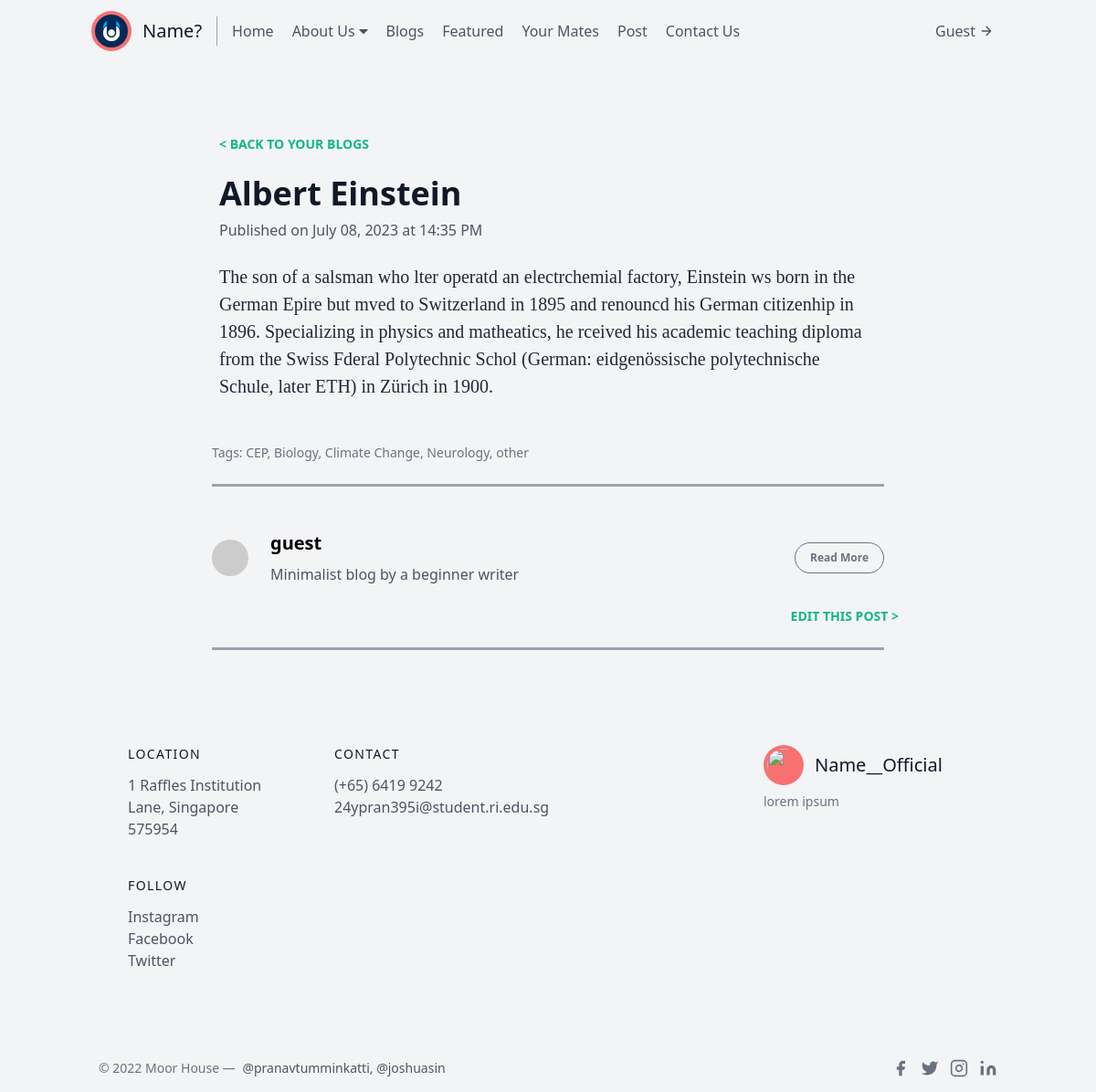
Page /display_personal_post/1 (signed in) on the committed database.
### BlogApp/models.py (models this page shows)
class Profile(db.Model):
  id = db.Column(db.Integer, primary_key = True, unique=True)
  name = db.Column(db.String(50), nullable=False)
  job = db.Column(db.String(100), nullable=False)
  location = db.Column(db.String(200), nullable=False)
  description = db.Column(db.String(500), nullable=False)
  img = db.Column(db.String, default='https://encrypted-tbn0.gstatic.com/images?q=tbn:ANd9GcTWQg6szKAeCYoFlmyOPfBn4BWqa8zc0gEuAw&usqp=CAU')
  fb = db.Column(db.String)
  ig = db.Column(db.String)
  tw = db.Column(db.String)
  user_id = db.Column(db.Integer, db.ForeignKey("auth.id"), nullable=False)
  received_messages = db.relationship("Message",backref="re", foreign_keys="Message.recipient_id")
  sent_messages = db.relationship("Message",backref="se",foreign_keys="Message.sender_id")
  comments = db.relationship("Comment", backref = "commenter", lazy='dynamic')
  blogs = db.relationship("blog_data", backref = "author", lazy='dynamic')
  liked_blogs = db.relationship("liked_blog", secondary="like_blog", backref=db.backref("likers", lazy = "dynamic"))
  disliked_blogs = db.relationship("disliked_blog", secondary="dislike_blog", backref=db.backref("dislikers", lazy = "dynamic"))

class blog_data(db.Model):
  id = db.Column(db.Integer, primary_key = True, unique=True)
  category = db.Column(db.String(50), nullable=False)
  title = db.Column(db.String(100), nullable=False)
  content = db.Column(db.Text(), nullable=False)
  synopsis = db.Column(db.String(), nullable=False)
  date_created = db.Column(db.DateTime, default=datetime.now(), nullable=False)
  img = db.Column(db.String(),nullable=False,default="https://source.unsplash.com/collection/1346951/1000x500?sig={}".format(random.randint(1,51)))
  featured = db.Column(db.Boolean(), nullable=False, default=False)
  views = db.Column(db.Integer, default=0, nullable=False)
  profile_id = db.Column(db.Integer, db.ForeignKey("profile.id"), nullable=False)
  tags = db.relationship("Tag", secondary="tag_blog", backref=db.backref("blogs", lazy = "dynamic"))
  comments = db.relationship("Comment", backref = "blog", lazy='dynamic')

class Tag(db.Model):
  id = db.Column(db.Integer, primary_key = True)
  name = db.Column(db.String(256))
  blog_id = db.Column(db.Integer, db.ForeignKey("blog_data.id"))

### BlogApp/views/blog.py (the view)
@blog.route("/display_personal_post/<id>", methods=['GET', 'POST'])
@login_required
def display_personal_post(id):
    id = str(id)
    post_data = Profile.query.filter_by(id=current_user.id).first().blogs.filter_by(id=id).first()
    if post_data is None:
        flash("No blog with that ID belongs to you! Please check your URL and try again!", 'red')
        return redirect(url_for('profile.personal_blogs'))
    else:
        return render_template('blog/display_personal_post.html', post=post_data)

### BlogApp/models.py (called while the page is built)
@login.user_loader
def load_user(user_id):
    return Auth.query.get(int(user_id))

### BlogApp/templates/blog/display_personal_post.html (shortened to what this page needs)
{% extends "base.html" %}
{% from "_formhelpers.html" import blog_render_field %}
{% block body %}
<body class="bg-gray-100 font-sans leading-normal tracking-normal">
    <div id="progress" class="fixed w-full z-10 h-2 top-0" style="background:linear-gradient(to right, #4dc0b5 var(--scroll), transparent 0);"></div>
    <div class="container w-full md:max-w-3xl mx-auto pt-20">
        <div class="w-full px-4 md:px-6 text-xl text-gray-800 leading-normal" style="font-family:Georgia,serif;">
            <div class="font-sans">
                <p class="text-base md:text-sm text-green-500 font-bold text-left">&lt; <a href="/personal_blogs" class="text-base md:text-sm text-green-500 font-bold no-underline hover:underline">BACK TO YOUR BLOGS</a></p>
                <h1 class="font-bold font-sans break-normal text-gray-900 pt-6 pb-2 text-3xl md:text-4xl">{{ post.title }}</h1>
                <p class="text-sm md:text-base font-normal text-gray-600">Published on {{ post.date_created.strftime("%B %d, %Y at %H:%M %p") }}</p>
            </div>
            <p class="py-6 whitespace-pre-wrap">{{ post.content }}</p>
        </div>
        <div class="text-base md:text-sm text-gray-500 px-4 py-6">
            Tags:
            {% for tag in post.tags %}
                {% if loop.index != loop.length %}
                {{tag.name}},
                {% else %}
                {{tag.name}}
                {% endif %}
            {% endfor %}
        </div>
        <hr class="border-b-2 border-gray-400 mb-6 mx-4">
        <div class="flex w-full items-center font-sans px-4 py-6">
            <img class="w-10 h-10 rounded-full mr-4" src="http://i.pravatar.cc/300" alt="Avatar of Author">
            <div class="flex-1 px-2">
                <p class="text-base font-bold md:text-xl leading-none mb-2">{{ post.author.name }}</p>
                <p class="text-gray-600 text-xs md:text-base">Minimalist blog by a beginner writer</p>
            </div>
            <div class="justify-end">
                <button onclick="window.location.href='/dashboard'" class="bg-transparent border border-gray-500 hover:border-green-500 text-xs text-gray-500 hover:text-green-500 font-bold py-2 px-4 rounded-full">Read More</button>
            </div>
        </div>
        <p class="text-base md:text-sm text-green-500 font-bold mb-6 text-right"><a href="/edit_post/{{ post.id }}" class="text-base md:text-sm text-green-500 font-bold no-underline hover:underline">EDIT THIS POST</a> &gt;</p>
        <hr class="border-b-2 border-gray-400 mb-6 mx-4">
    </div>
</body>
{% endblock %}

### BlogApp/templates/base.html (shortened to what this page needs)
<!DOCTYPE html>
<html lang='en-sg'>
<head>
  <link href="https://unpkg.com/tailwindcss@^2/dist/tailwind.min.css" rel="stylesheet">
</head>
<body>
    {% block header %}
    <header class="text-gray-600 body-font">
        <div class="container mx-auto flex flex-wrap p-3 flex-col md:flex-row items-center">
          <a class="flex title-font font-medium items-center text-gray-900 mb-4 md:mb-0">
            <img src="{{url_for('static', filename='Unveiled.jpg')}}" class="w-11 h-11 text-white p-1 bg-red-400 rounded-full"/>
            <span class="ml-3 text-xl">Name?</span>
          </a>
          <nav class="navbar md:mr-auto md:ml-4 md:py-1 md:pl-4 md:border-l md:border-gray-400	flex flex-wrap items-center text-base justify-center">
            <a href='/' class="mr-5 hover:text-gray-900">Home</a>
            <div class="dropdown mr-5">
              <button id='flash-x' class="dropbtn inline-flex items-center bg-gray-100 border-0 focus:outline-none hover:text-gray-900 rounded text-base">About Us<i class="ml-1 fa fa-caret-down"></i>
              </button>
          </div>
            <a href='/your_blogs' class="mr-5 hover:text-gray-900">Blogs</a>
            <a href='/featured_blogs' class="mr-5 hover:text-gray-900">Featured</a>
            <a href='/your_mates' class="mr-5 hover:text-gray-900">Your Mates</a>
            {% if current_user.is_authenticated %}
              <a href='/create_post' class="mr-5 hover:text-gray-900">Post</a>
            {% endif %}
            <a href='/contact_us' class="mr-5 hover:text-gray-900">Contact Us</a>
          </nav>
          {% if current_user.is_authenticated %}
          <button onclick="window.location.href='/dashboard'" class="inline-flex items-center bg-gray-100 border-0 py-1 px-3 focus:outline-none hover:bg-gray-200 rounded text-base mt-4 md:mt-0">{{ current_user.profile.name|capitalize }}
            <svg fill="none" stroke="currentColor" stroke-linecap="round" stroke-linejoin="round" stroke-width="2" class="w-4 h-4 ml-1" viewBox="0 0 24 24">
              <path d="M5 12h14M12 5l7 7-7 7"></path>
            </svg>
          </button>
          {% endif %}
        </div>
      </header>
      {% endblock %}
      {% block body %}{% endblock %}
        {% block footer %}
        <footer class="text-gray-600 body-font">
          <div class="container px-5 py-20 mx-auto flex md:items-center lg:items-start md:flex-row md:flex-nowrap flex-wrap flex-col">
            <div class="w-64 flex-shrink-0 md:mx-0 mx-auto text-center md:text-left md:mt-0 mt-10">
              <a class="flex title-font font-medium items-center md:justify-start justify-center text-gray-900">
                <img src="{{url_for('static', filename='main icon.jpg')}}" class="w-11 h-11 text-white p-1 bg-red-400 rounded-full"/>
                <span class="ml-3 text-xl">Name__Official</span>
              </a>
              <p class="mt-2 text-sm text-gray-500">lorem ipsum</p>
            </div>
            <div class="flex-grow flex flex-wrap md:pr-20 -mb-10 md:text-left text-center order-first">
              <div class="lg:w-1/4 md:w-1/2 w-full mx-8">
                <h2 class="title-font font-medium text-gray-900 tracking-widest text-sm mb-3">LOCATION</h2>
                <nav class="list-none mb-10">
                  <a href='https://www.google.com.sg/maps/place/Raffles+Institution/@1.3466753,103.8412342,17z/data=!3m1!4b1!4m5!3m4!1s0x31da173fcd2fd3c7:0x8216edf9d591f42e!8m2!3d1.3466753!4d103.8434229' target="_blank" class="text-gray-600 hover:text-gray-800">1 Raffles Institution Lane, Singapore 575954</a>
                </nav>
              </div>
              <div class="lg:w-1/4 md:w-1/2 w-full mx-8">
                <h2 class="title-font font-medium text-gray-900 tracking-widest text-sm mb-3">CONTACT</h2>
                <nav class="list-none mb-10">
                  <p class="text-gray-600 hover:text-gray-800">(+65) 6419 9242</p>
                  <p class="text-gray-600 hover:text-gray-800">24ypran395i@student.ri.edu.sg</p>
                </nav>
              </div>
              <div class="lg:w-1/4 md:w-1/2 w-full mx-8">
                <h2 class="title-font font-medium text-gray-900 tracking-widest text-sm mb-3">FOLLOW</h2>
                <nav class="list-none mb-10">
                  <li>
                    <a href='https://www.instagram.com'target="_blank" class="text-gray-600 hover:text-gray-800">Instagram</a>
                  </li>
                  <li>
                      <a href='https://www.facebook.com' target="_blank" class="text-gray-600 hover:text-gray-800">Facebook</a>
                  </li>
                  <li>
                      <a href='https://twitter.com' target="_blank" class="text-gray-600 hover:text-gray-800">Twitter</a>
                  </li>
                </nav>
              </div>
            </div>
          </div>
          <div class="bg-gray-100">
            <div class="container mx-auto py-4 px-5 flex flex-wrap flex-col sm:flex-row">
              <p class="text-gray-500 text-sm text-center sm:text-left">© 2022 Moor House —
                <a href="https://twitter.com/knyttneve" rel="noopener noreferrer" class="text-gray-600 ml-1" target="_blank">@pranavtumminkatti, @joshuasin</a>
              </p>
              <span class="inline-flex sm:ml-auto sm:mt-0 mt-2 justify-center sm:justify-start">
                <a class="text-gray-500">
                  <svg fill="currentColor" stroke-linecap="round" stroke-linejoin="round" stroke-width="2" class="w-5 h-5" viewBox="0 0 24 24">
                    <path d="M18 2h-3a5 5 0 00-5 5v3H7v4h3v8h4v-8h3l1-4h-4V7a1 1 0 011-1h3z"></path>
                  </svg>
                </a>
                <a class="ml-3 text-gray-500">
                  <svg fill="currentColor" stroke-linecap="round" stroke-linejoin="round" stroke-width="2" class="w-5 h-5" viewBox="0 0 24 24">
                    <path d="M23 3a10.9 10.9 0 01-3.14 1.53 4.48 4.48 0 00-7.86 3v1A10.66 10.66 0 013 4s-4 9 5 13a11.64 11.64 0 01-7 2c9 5 20 0 20-11.5a4.5 4.5 0 00-.08-.83A7.72 7.72 0 0023 3z"></path>
                  </svg>
                </a>
                <a class="ml-3 text-gray-500">
                  <svg fill="none" stroke="currentColor" stroke-linecap="round" stroke-linejoin="round" stroke-width="2" class="w-5 h-5" viewBox="0 0 24 24">
                    <rect width="20" height="20" x="2" y="2" rx="5" ry="5"></rect>
                    <path d="M16 11.37A4 4 0 1112.63 8 4 4 0 0116 11.37zm1.5-4.87h.01"></path>
                  </svg>
                </a>
                <a class="ml-3 text-gray-500">
                  <svg fill="currentColor" stroke="currentColor" stroke-linecap="round" stroke-linejoin="round" stroke-width="0" class="w-5 h-5" viewBox="0 0 24 24">
                    <path stroke="none" d="M16 8a6 6 0 016 6v7h-4v-7a2 2 0 00-2-2 2 2 0 00-2 2v7h-4v-7a6 6 0 016-6zM2 9h4v12H2z"></path>
                    <circle cx="4" cy="4" r="2" stroke="none"></circle>
                  </svg>
                </a>
              </span>
            </div>
          </div>
        </footer>
        {% endblock %}
</body>
</html>

### BlogApp/templates/base.html (style rules this page uses)
.navbar a { float: left; font-size: 16px; text-align: center; text-decoration: none; }
.dropdown { float: left; overflow: hidden; }
.dropdown .dropbtn { font-size: 16px; border: none; outline: none; background-color: inherit; font-family: inherit; margin: 0; }

### rows in the picture
Profile: profile.name "Guest", author.name "guest"
blog_data: title "Albert Einstein", date_created "July 08, 2023 at 14:35 PM", content "The son of a salsman who lter operatd an electrchemial factory, Einstein ws born in the German Epire but mved to Switzerland in 1895 and renouncd his German citizenhip in 1896. Specializing in physics and matheatics, he rceived his academic teaching diploma from the Swiss Fderal Polytechnic Schol (German: eidgenössische polytechnische Schule, later ETH) in Zürich in 1900."
Tag: name "CEP"
Tag: name "Biology"
Tag: name "Climate Change"
Tag: name "Neurology"
Tag: name "other"
